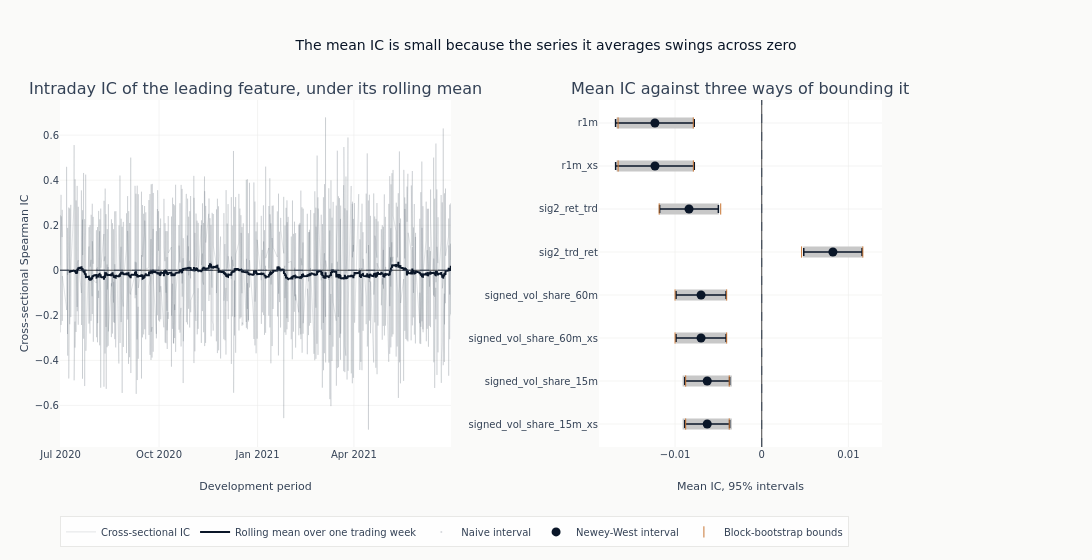

The notebook cell saved with this chart:
### Code cell
if leader:
    leader_series = ic_timeseries[leader].with_columns(
        pl.col("ic").rolling_mean(IC_ROLLING_WINDOW).alias("rolling")
    )
    interval_features = list(reversed(leaders))
    interval_means = [ic_uncertainty[name]["mean_ic"] for name in interval_features]
    fig = make_subplots(
        rows=1,
        cols=2,
        column_widths=[0.58, 0.42],
        subplot_titles=(
            "Intraday IC of the leading feature, under its rolling mean",
            "Mean IC against three ways of bounding it",
        ),
        horizontal_spacing=0.18,
    )
    _ = fig.add_trace(
        go.Scatter(
            x=leader_series[DATE_COL],
            y=leader_series["ic"],
            mode="lines",
            line={"color": COLORS["neutral"], "width": 0.4},
            opacity=0.35,
            name="Cross-sectional IC",
        ),
        row=1,
        col=1,
    )
    _ = fig.add_trace(
        go.Scatter(
            x=leader_series[DATE_COL],
            y=leader_series["rolling"],
            mode="lines",
            line={"color": COLORS["blue"], "width": 2},
            name="Rolling mean over one trading week",
        ),
        row=1,
        col=1,
    )
    _ = fig.add_hline(
        y=0, line={"color": COLORS["neutral"], "width": 0.8, "dash": "dash"}, row=1, col=1
    )
    _ = fig.add_trace(
        go.Scatter(
            x=interval_means,
            y=interval_features,
            mode="markers",
            marker={"color": COLORS["neutral"], "size": 1, "opacity": 0.0},
            error_x=interval_arms(interval_features, "ci_naive_lower", "ci_naive_upper")
            | {"color": GRAY_FILLS["tertiary"], "thickness": 11, "width": 0},
            name="Naive interval",
        ),
        row=1,
        col=2,
    )
    _ = fig.add_trace(
        go.Scatter(
            x=interval_means,
            y=interval_features,
            mode="markers",
            marker={"color": COLORS["blue"], "size": 9},
            error_x=interval_arms(interval_features, "ci_hac_lower", "ci_hac_upper")
            | {"color": COLORS["blue"], "thickness": 1.5},
            name="Newey-West interval",
        ),
        row=1,
        col=2,
    )
    _ = fig.add_trace(
        go.Scatter(
            x=[ic_uncertainty[name][bound] for name in interval_features for bound in BOOT_BOUNDS],
            y=[name for name in interval_features for _ in BOOT_BOUNDS],
            mode="markers",
            marker={"color": COLORS["copper"], "size": 8, "symbol": "line-ns-open"},
            name="Block-bootstrap bounds",
        ),
        row=1,
        col=2,
    )
    _ = fig.add_vline(
        x=0, line={"color": COLORS["neutral"], "width": 0.8, "dash": "dash"}, row=1, col=2
    )
    fig.update_layout(
        title="The mean IC is small because the series it averages swings across zero",
        height=560,
        width=1150,
        margin={"l": 60, "r": 210},
        legend={"orientation": "h", "y": -0.2},
    )
    fig.update_yaxes(title_text="Cross-sectional Spearman IC", row=1, col=1)
    fig.update_xaxes(title_text="Development period", row=1, col=1)
    fig.update_xaxes(title_text="Mean IC, 95% intervals", row=1, col=2)
    show_plotly_with_alt(
        fig,
        "Two panels: the leading feature's cross-sectional information coefficient plotted through the development period with block-bootstrap bounds around it, and beside it the mean IC of each feature with its 95% interval.",
    )

### Figure 1 — Plotly figure (JSON) as saved in the notebook; plotly's stock layout.template omitted (floating-point values rounded to 4 significant figures; data arrays with more than 128 entries replaced by an {"elided": "..."} marker saying what was removed)
{"data": [{"line": {"color": "#334155", "width": 0.4}, "mode": "lines", "name": "Cross-sectional IC", "opacity": 0.35, "type": "scatter", "x": {"elided": "5255 str values"}, "xaxis": "x", "y": {"elided": "5255 float values"}, "yaxis": "y"}, {"line": {"color": "#0a1628", "width": 2}, "mode": "lines", "name": "Rolling mean over one trading week", "type": "scatter", "x": {"elided": "5255 str values"}, "xaxis": "x", "y": {"elided": "5255 float values"}, "yaxis": "y"}, {"error_x": {"array": [0.00284, 0.00284, 0.002922, 0.002922, 0.003436, 0.003449, 0.004438, 0.004438], "arrayminus": [0.00284, 0.00284, 0.002922, 0.002922, 0.003436, 0.003449, 0.004438, 0.004438], "color": "#c8c8c8", "symmetric": false, "thickness": 11, "type": "data", "width": 0}, "marker": {"color": "#334155", "opacity": 0.0, "size": 1}, "mode": "markers", "name": "Naive interval", "type": "scatter", "x": [-0.006292, -0.006292, -0.007004, -0.007004, 0.008213, -0.008393, -0.01232, -0.01233], "xaxis": "x2", "y": ["signed_vol_share_15m_xs", "signed_vol_share_15m", "signed_vol_share_60m_xs", "signed_vol_share_60m", "sig2_trd_ret", "sig2_ret_trd", "r1m_xs", "r1m"], "yaxis": "y2"}, {"error_x": {"array": [0.002587, 0.002587, 0.002892, 0.002892, 0.003366, 0.003391, 0.004538, 0.004538], "arrayminus": [0.002587, 0.002587, 0.002892, 0.002892, 0.003366, 0.003391, 0.004538, 0.004538], "color": "#0a1628", "symmetric": false, "thickness": 1.5, "type": "data"}, "marker": {"color": "#0a1628", "size": 9}, "mode": "markers", "name": "Newey-West interval", "type": "scatter", "x": [-0.006292, -0.006292, -0.007004, -0.007004, 0.008213, -0.008393, -0.01232, -0.01233], "xaxis": "x2", "y": ["signed_vol_share_15m_xs", "signed_vol_share_15m", "signed_vol_share_60m_xs", "signed_vol_share_60m", "sig2_trd_ret", "sig2_ret_trd", "r1m_xs", "r1m"], "yaxis": "y2"}, {"marker": {"color": "#C87533", "size": 8, "symbol": "line-ns-open"}, "mode": "markers", "name": "Block-bootstrap bounds", "type": "scatter", "x": [-0.008779, -0.003752, -0.008779, -0.003752, -0.01, -0.004046, -0.01, -0.004046, 0.0046, 0.01167, -0.01184, -0.004736, -0.01657, -0.007889, -0.01658, -0.007898], "xaxis": "x2", "y": ["signed_vol_share_15m_xs", "signed_vol_share_15m_xs", "signed_vol_share_15m", "signed_vol_share_15m", "signed_vol_share_60m_xs", "signed_vol_share_60m_xs", "signed_vol_share_60m", "signed_vol_share_60m", "sig2_trd_ret", "sig2_trd_ret", "sig2_ret_trd", "sig2_ret_trd", "r1m_xs", "r1m_xs", "r1m", "r1m"], "yaxis": "y2"}], "layout": {"annotations": [{"font": {"size": 16}, "showarrow": false, "text": "Intraday IC of the leading feature, under its rolling mean", "x": 0.2378, "xanchor": "center", "xref": "paper", "y": 1.0, "yanchor": "bottom", "yref": "paper"}, {"font": {"size": 16}, "showarrow": false, "text": "Mean IC against three ways of bounding it", "x": 0.8278, "xanchor": "center", "xref": "paper", "y": 1.0, "yanchor": "bottom", "yref": "paper"}], "height": 560, "legend": {"orientation": "h", "y": -0.2}, "margin": {"l": 60, "r": 210}, "shapes": [{"line": {"color": "#334155", "dash": "dash", "width": 0.8}, "type": "line", "x0": 0, "x1": 1, "xref": "x domain", "y0": 0, "y1": 0, "yref": "y"}, {"line": {"color": "#334155", "dash": "dash", "width": 0.8}, "type": "line", "x0": 0, "x1": 0, "xref": "x2", "y0": 0, "y1": 1, "yref": "y2 domain"}], "title": {"text": "The mean IC is small because the series it averages swings across zero"}, "width": 1150, "xaxis": {"anchor": "y", "domain": [0.0, 0.4756], "title": {"text": "Development period"}}, "xaxis2": {"anchor": "y2", "domain": [0.6556, 1.0], "title": {"text": "Mean IC, 95% intervals"}}, "yaxis": {"anchor": "x", "domain": [0.0, 1.0], "title": {"text": "Cross-sectional Spearman IC"}}, "yaxis2": {"anchor": "x2", "domain": [0.0, 1.0]}}}
